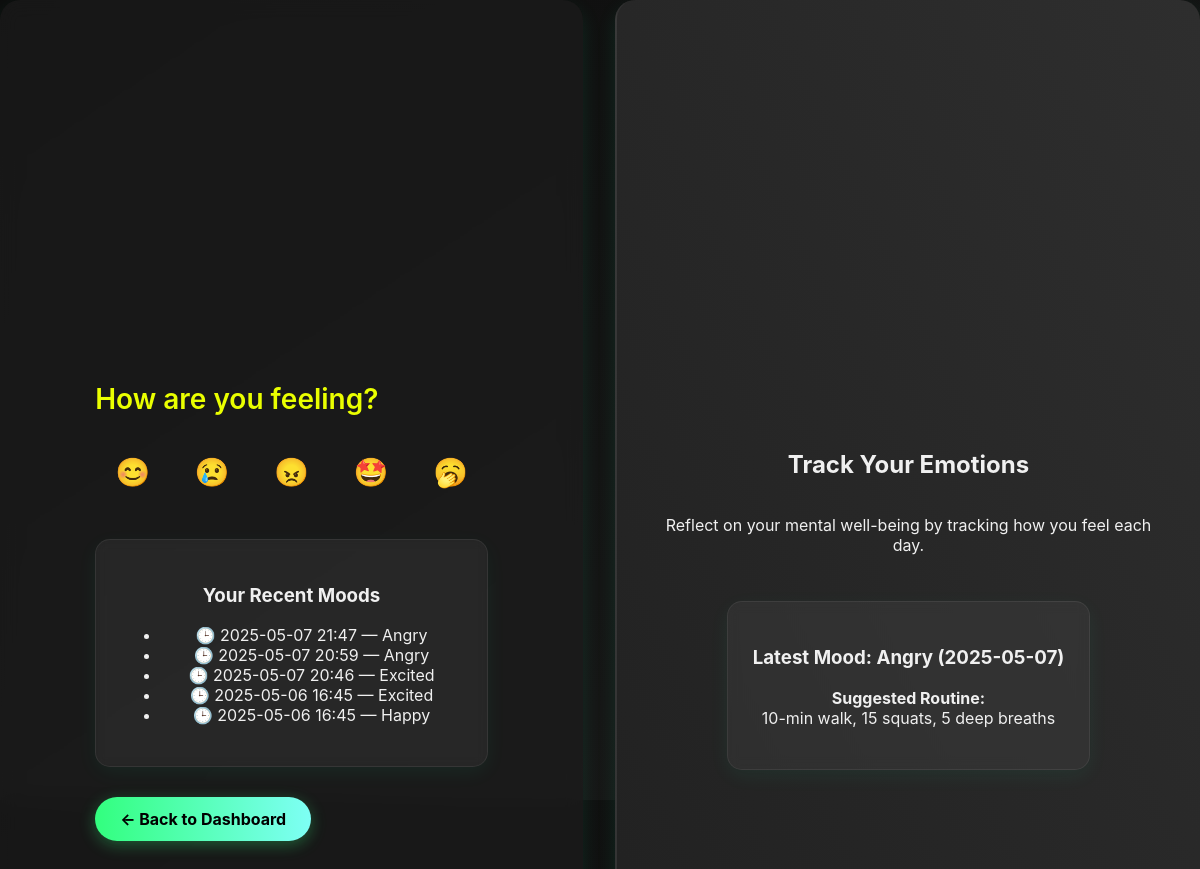
The page /mood/adjust (signed in) on the database as committed earlier.
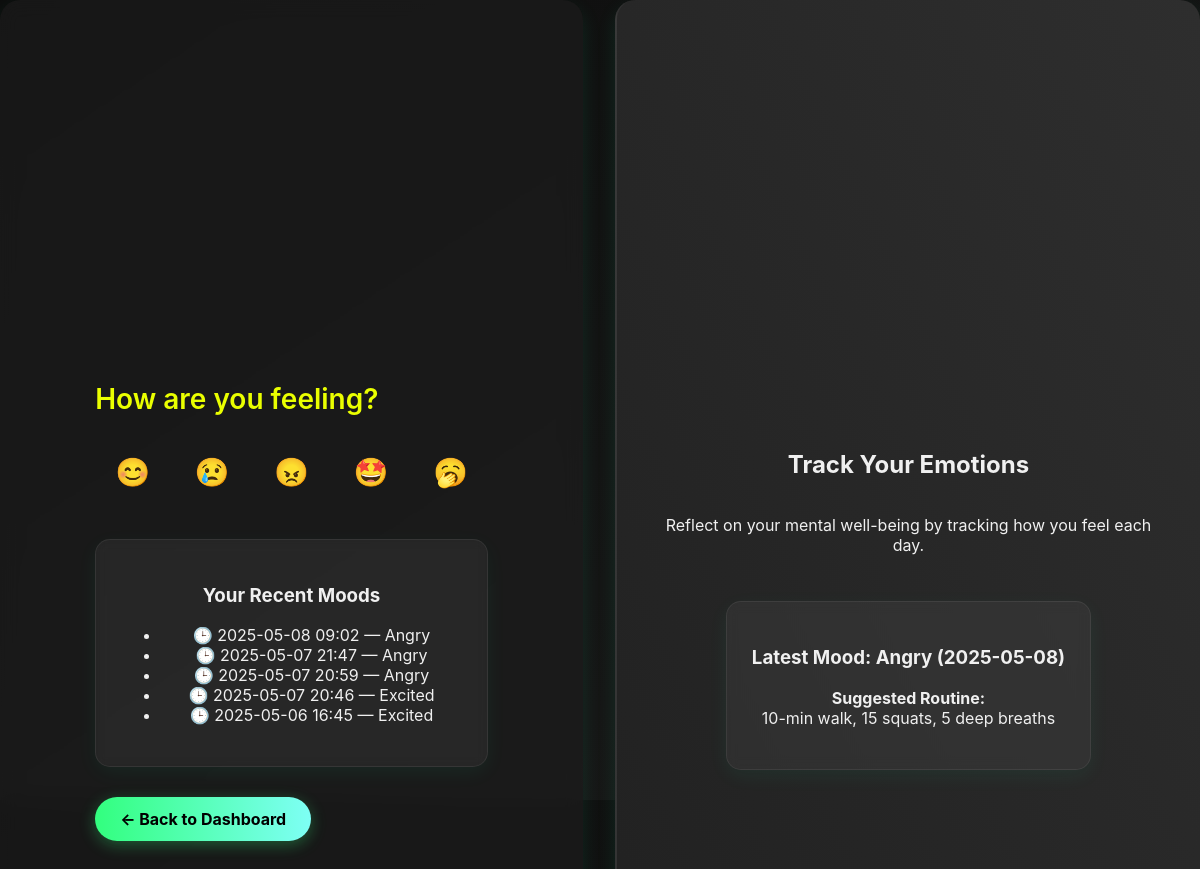
The same page on the database as committed later.
### models/mood.py (models this page shows)
class Mood(db.Model):
    id = db.Column(db.Integer, primary_key=True)
    mood_type = db.Column(db.String(50))
    routine = db.Column(db.Text)  # ← New field
    timestamp = db.Column(db.DateTime, default=datetime.utcnow)
    user_id = db.Column(db.Integer, db.ForeignKey('user.id'))

### routes/mood.py (the view, shortened to what this page needs)
@mood_bp.route('/adjust', methods=['GET', 'POST'])
@login_required
def adjust_mood():
    moods = Mood.query.filter_by(user_id=current_user.id).order_by(Mood.timestamp.desc()).limit(5).all()
    return render_template('mood/adjust_mood.html', moods=moods)

### app.py (called while the page is built)
@login_manager.user_loader
def load_user(user_id):
    return User.query.get(int(user_id))

### templates/mood/adjust_mood.html (shortened to what this page needs)
<!DOCTYPE html>
<html lang="en">
<head>
    <link rel="stylesheet" href="{{ url_for('static', filename='css/styles.css') }}">
</head>
<body>
    <div class="container">
        <div class="left-panel">
            <div class="left-column">
                <h2>How are you feeling?</h2>
                <form method="POST" class="emoji-form">
                    <button type="submit" name="mood" value="Happy">😊</button>
                    <button type="submit" name="mood" value="Sad">😢</button>
                    <button type="submit" name="mood" value="Angry">😠</button>
                    <button type="submit" name="mood" value="Excited">🤩</button>
                    <button type="submit" name="mood" value="Tired">🥱</button>
                </form>
                {% if moods and moods|length > 0 %}
                <div class="mood-box">
                    <h3>Your Recent Moods</h3>
                    <ul>
                        {% for mood in moods %}
                            <li><span class="clock-icon">🕒</span> {{ mood.timestamp.strftime("%Y-%m-%d %H:%M") }} — {{ mood.mood_type }}</li>
                        {% endfor %}
                    </ul>
                </div>
                {% endif %}
                <a href="{{ url_for('main.dashboard') }}" class="back-dashboard-btn">← Back to Dashboard</a>
            </div>
        </div>
        <div class="right-panel">
            <h2>Track Your Emotions</h2>
            <p>Reflect on your mental well-being by tracking how you feel each day.</p>
            {% if moods and moods|length > 0 %}
            {% set latest_mood = moods[0] %}
            <div class="routine-box">
                <h3>Latest Mood: {{ latest_mood.mood_type }} ({{ latest_mood.timestamp.strftime('%Y-%m-%d') }})</h3>
                <p><strong>Suggested Routine:</strong><br>
                {{ latest_mood.routine }}
                </p>
            </div>
            {% endif %}
        </div>
    </div>
</body>
</html>

Rows that differ between the two databases and show on the page:
no longer on this page (row unchanged): Mood: timestamp "2025-05-06 16:45", mood_type "Happy"
added Mood: timestamp "2025-05-08 09:02", mood_type "Angry", timestamp "2025-05-08", routine "10-min walk, 15 squats, 5 deep breaths"
Other text that changed with them:
{{ latest_mood.timestamp.strftime('%Y-%m-%d') }}: "2025-05-07" → "2025-05-08"
